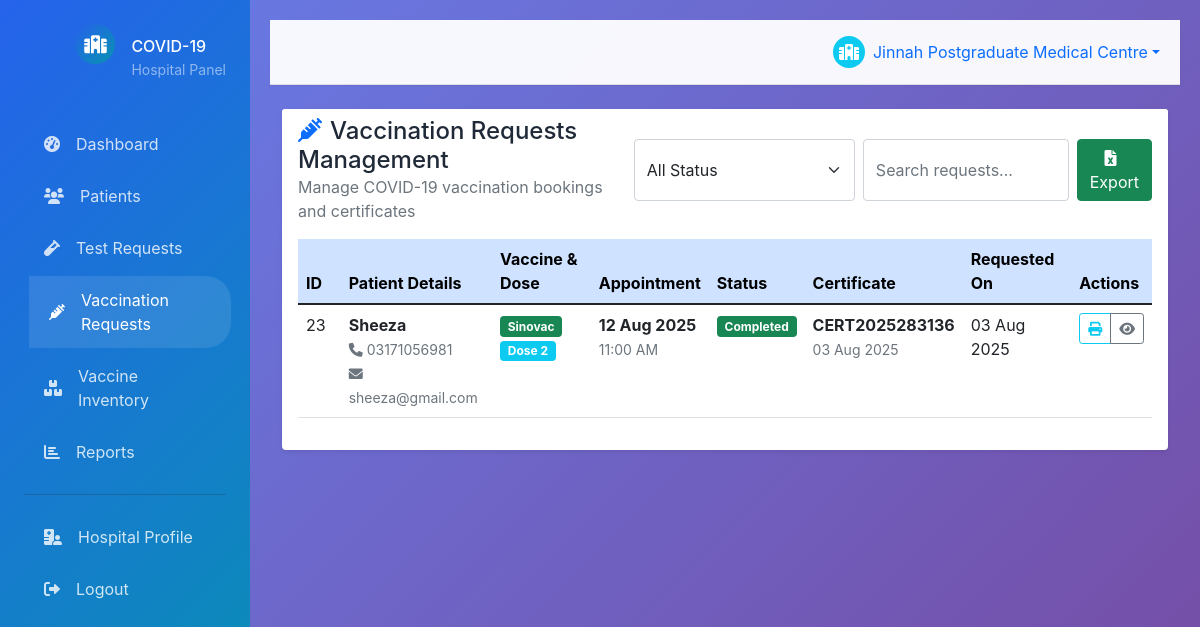
Screenshot of /hospital/vaccination-requests.php (signed in) with the database file from the repository.
### tables this page shows
CREATE TABLE `vaccination_bookings` (
  `id` int(11) NOT NULL,
  `patient_id` int(11) NOT NULL,
  `hospital_id` int(11) NOT NULL,
  `vaccine_name` varchar(100) NOT NULL,
  `dose_number` enum('1','2','booster') NOT NULL,
  `booking_date` date NOT NULL,
  `booking_time` time NOT NULL,
  `status` enum('pending','approved','rejected','completed') DEFAULT 'pending',
  `vaccination_date` date DEFAULT NULL,
  `certificate_number` varchar(100) DEFAULT NULL,
  `created_at` timestamp NOT NULL DEFAULT current_timestamp()
);

CREATE TABLE `patients` (
  `id` int(11) NOT NULL,
  `full_name` varchar(100) NOT NULL,
  `email` varchar(100) NOT NULL,
  `password` varchar(255) NOT NULL,
  `phone` varchar(20) NOT NULL,
  `date_of_birth` date NOT NULL,
  `gender` enum('male','female','other') NOT NULL,
  `address` text NOT NULL,
  `city` varchar(100) NOT NULL,
  `state` varchar(100) NOT NULL,
  `pincode` varchar(10) NOT NULL,
  `cnic` varchar(15) NOT NULL,
  `created_at` timestamp NOT NULL DEFAULT current_timestamp()
);

### config/database.php (called while the page is built, shortened)
<?php
class Database {
    private $host = DB_HOST;
    private $user = DB_USER;
    private $pass = DB_PASS;
    private $dbname = DB_NAME;
    private $dbh;
    private $stmt;
    public function __construct() {
        $dsn = 'mysql:host=' . $this->host . ';dbname=' . $this->dbname . ';charset=utf8mb4';
        $options = array(
            PDO::ATTR_PERSISTENT => true,
            PDO::ATTR_ERRMODE => PDO::ERRMODE_EXCEPTION
        );
        try {
            $this->dbh = new PDO($dsn, $this->user, $this->pass, $options);
        } catch (PDOException $e) {
            $this->error = $e->getMessage();
            die("Database Connection Failed: " . $this->error);
        }
    }
    public function query($query) {
        $this->stmt = $this->dbh->prepare($query);
    }
    public function bind($param, $value, $type = null) {
        if (is_null($type)) {
            switch (true) {
                case is_int($value):
                    $type = PDO::PARAM_INT;
                    break;
            }
        }
        $this->stmt->bindValue($param, $value, $type);
    }
    public function execute() {
        return $this->stmt->execute();
    }
    public function resultset() {
        $this->execute();
        return $this->stmt->fetchAll(PDO::FETCH_ASSOC);
    }
}
?>

### includes/functions.php (called while the page is built, shortened)
<?php
require_once '../config/database.php';
function formatDate($date) {
    return date('d M Y', strtotime($date));
}
function getStatusBadge($status) {
    switch (strtolower($status)) {
        case 'completed': return 'success';
    }
}
?>

### hospital/vaccination-requests.php (the view, shortened to what this page needs)
<?php
require_once '../includes/functions.php';
if (!function_exists('formatTime')) {
    function formatTime($timeStr) {
        return date('h:i A', strtotime($timeStr));
    }
}
$db = new Database();
$hospital_id = $_SESSION['user_id'];
$db->query("SELECT vb.*, p.full_name as patient_name, p.phone as patient_phone, p.email as patient_email,
            p.date_of_birth, p.gender, p.cnic, p.address, p.city, p.state, p.pincode
            FROM vaccination_bookings vb
            JOIN patients p ON vb.patient_id = p.id
            WHERE vb.hospital_id = :hospital_id
            ORDER BY vb.created_at DESC");
$db->bind(':hospital_id', $hospital_id);
$bookings = $db->resultset();
?>
<!DOCTYPE html>
<html lang="en">
<head>
    <link href="https://cdn.jsdelivr.net/npm/bootstrap@5.1.3/dist/css/bootstrap.min.css" rel="stylesheet">
    <link href="https://cdnjs.cloudflare.com/ajax/libs/font-awesome/6.0.0/css/all.min.css" rel="stylesheet">
    <link href="../assets/css/style.css" rel="stylesheet">
</head>
<body>
    <?php include 'includes/sidebar.php'; ?>
    <div class="main-content">
        <?php include 'includes/header.php'; ?>
        <div class="container-fluid">
            <div class="row">
                <div class="col-12">
                    <div class="card border-0 shadow-sm">
                        <div class="card-header bg-white border-0 pb-0">
                            <div class="row align-items-center">
                                <div class="col">
                                    <h4 class="mb-0">
                                        <i class="fas fa-syringe me-2 text-primary"></i>Vaccination Requests Management
                                    </h4>
                                    <p class="text-muted mb-0">Manage COVID-19 vaccination bookings and certificates</p>
                                </div>
                                <div class="col-auto">
                                    <div class="d-flex gap-2">
                                        <select class="form-select" id="statusFilter">
                                            <option value="">All Status</option>
                                        </select>
                                        <input type="text" class="form-control search-input" placeholder="Search requests..." data-target="#requestsTable">
                                        <a href="?export=excel" class="btn btn-success">
                                            <i class="fas fa-file-excel me-2"></i>Export
                                        </a>
                                    </div>
                                </div>
                            </div>
                        </div>
                        <div class="card-body">
                            <div class="table-responsive">
                                <table class="table table-hover" id="requestsTable">
                                    <thead class="table-primary">
                                        <tr>
                                            <th>ID</th>
                                            <th>Patient Details</th>
                                            <th>Vaccine & Dose</th>
                                            <th>Appointment</th>
                                            <th>Status</th>
                                            <th>Certificate</th>
                                            <th>Requested On</th>
                                            <th>Actions</th>
                                        </tr>
                                    </thead>
                                    <tbody>
                                        <?php foreach ($bookings as $booking): ?>
                                            <tr data-id="<?= $booking['id'] ?>"
                                                data-patient-name="<?= htmlspecialchars($booking['patient_name']) ?>"
                                                data-patient-phone="<?= htmlspecialchars($booking['patient_phone']) ?>"
                                                data-patient-email="<?= htmlspecialchars($booking['patient_email']) ?>"
                                                data-patient-dob="<?= $booking['date_of_birth'] ?>"
                                                data-patient-gender="<?= $booking['gender'] ?>"
                                                data-patient-cnic="<?= $booking['cnic'] ?>"
                                                data-patient-address="<?= htmlspecialchars($booking['address']) ?>"
                                                data-patient-city="<?= htmlspecialchars($booking['city']) ?>"
                                                data-patient-state="<?= htmlspecialchars($booking['state']) ?>"
                                                data-patient-pincode="<?= $booking['pincode'] ?>"
                                                data-vaccine-name="<?= htmlspecialchars($booking['vaccine_name']) ?>"
                                                data-dose-number="<?= $booking['dose_number'] ?>"
                                                data-booking-date="<?= formatDate($booking['booking_date']) ?>"
                                                data-booking-time="<?= formatTime($booking['booking_time']) ?>"
                                                data-status="<?= $booking['status'] ?>"
                                                data-certificate="<?= $booking['certificate_number'] ?>"
                                                data-vaccination-date="<?= $booking['vaccination_date'] ? formatDate($booking['vaccination_date']) : '' ?>"
                                                data-created-at="<?= formatDate($booking['created_at']) ?>"
                                                data-notes="<?= htmlspecialchars($booking['notes'] ?? '') ?>">
                                                <td><?php echo $booking['id']; ?></td>
                                                <td>
                                                    <div>
                                                        <strong><?php echo htmlspecialchars($booking['patient_name']); ?></strong><br>
                                                        <small class="text-muted">
                                                            <i class="fas fa-phone me-1"></i><?php echo htmlspecialchars($booking['patient_phone']); ?><br>
                                                            <i class="fas fa-envelope me-1"></i><?php echo htmlspecialchars($booking['patient_email']); ?>
                                                        </small>
                                                    </div>
                                                </td>
                                                <td>
                                                    <div>
                                                        <span class="badge bg-success"><?php echo $booking['vaccine_name']; ?></span><br>
                                                        <span class="badge bg-info mt-1">Dose <?php echo $booking['dose_number']; ?></span>
                                                    </div>
                                                </td>
                                                <td>
                                                    <div>
                                                        <strong><?php echo formatDate($booking['booking_date']); ?></strong><br>
                                                        <small class="text-muted"><?php echo formatTime($booking['booking_time']); ?></small>
                                                    </div>
                                                </td>
                                                <td>
                                                    <span class="badge bg-<?= getStatusBadge($booking['status']) ?>">
                                                        <?= ucfirst($booking['status']) ?>
                                                    </span>
                                                </td>
                                                <td>
                                                    <?php if ($booking['certificate_number']): ?>
                                                        <div>
                                                            <strong><?php echo $booking['certificate_number']; ?></strong><br>
                                                            <small class="text-muted"><?php echo formatDate($booking['vaccination_date']); ?></small>
                                                        </div>
                                                    <?php else: ?>
                                                        <span class="text-muted">Not issued</span>
                                                    <?php endif; ?>
                                                </td>
                                                <td><?php echo formatDate($booking['created_at']); ?></td>
                                                <td>
                                                    <div class="btn-group" role="group">
                                                        <?php if ($booking['certificate_number']): ?>
                                                            <button type="button" class="btn btn-sm btn-outline-info" onclick="printCertificate(<?php echo $booking['id']; ?>)">
                                                                <i class="fas fa-print"></i>
                                                            </button>
                                                        <?php endif; ?>
                                                        <button type="button" class="btn btn-sm btn-outline-secondary" onclick="viewDetails(<?php echo $booking['id']; ?>)">
                                                            <i class="fas fa-eye"></i>
                                                        </button>
                                                    </div>
                                                </td>
                                            </tr>
                                        <?php endforeach; ?>
                                    </tbody>
                                </table>
                            </div>
                        </div>
                    </div>
                </div>
            </div>
        </div>
    </div>
</body>
</html>

### assets/css/style.css (style rules this page uses)
:root { --primary-color: #2563eb; --secondary-color: #0891b2; --accent-color: #f59e0b; --success-color: #10b981; --danger-color: #ef4444; --warning-color: #f59e0b; --dark-color: #1f2937; --light-color: #f8fafc; --gradient-primary: linear-gradient(135deg, #2563eb 0%, #0891b2 100%); --gradient-secondary: linear-gradient(135deg, #f59e0b 0%, #ef4444 100%); --shadow-sm: 0 1px 2px 0 rgba(0, 0, 0, 0.05); --shadow-md: 0 4px 6px -1px rgba(0, 0, 0, 0.1); --shadow-lg: 0 10px 15px -3px rgba(0, 0, 0, 0.1); --border-radius: 0.5rem; }
* { margin: 0; padding: 0; box-sizing: border-box; }
body { font-family: 'Inter', -apple-system, BlinkMacSystemFont, 'Segoe UI', Roboto, sans-serif; background: linear-gradient(135deg, #667eea 0%, #764ba2 100%); min-height: 100vh; color: var(--dark-color); }
.fade-in { animation: fadeIn 0.6s ease-in-out; }
.main-content { margin-left: 250px; padding: 20px; transition: all 0.3s ease; }

### hospital/vaccination-requests.php (style rules this page uses)
#requestsTable th:nth-child(1), #requestsTable td:nth-child(1) { width: 5%; }

### rows the page displays
vaccination_bookings: id "23", patient.full_name "Sheeza", patient.phone "03171056981", patient.email "sheeza@gmail.com", vaccine_name "Sinovac", dose_number "2", booking_date "12 Aug 2025", booking_time "11:00 AM", status "Completed", certificate_number "CERT2025283136", vaccination_date "03 Aug 2025", created_at "03 Aug 2025"

### other values shown
$_SESSION['name'] "Jinnah Postgraduate Medical Centre"
